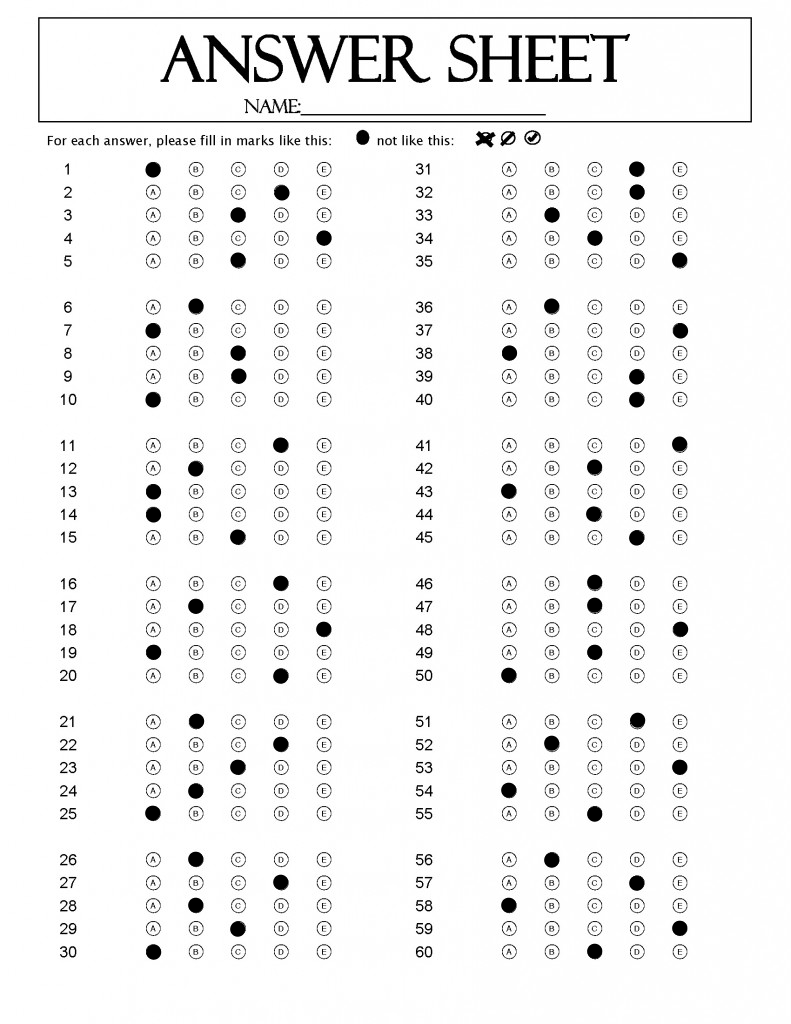
#> input picture grading/2000100_LeCongVinh_123.png, 791 x 1024 px, found by its file name; its folder holds 6 pictures in this run
$ python 'ques 1 - 4.py'
#> lines starting #> are read from the running program, lines starting #| are printed output that depends on the picture; after the words box and inside, x2 and y2 are one past the last pixel; in counts of white or black regions, pixels touching at a corner belong together
import cv2
import pandas as pd
import numpy as np
from helper import show_images
import os


def name(s2, j):
    fn = ""
    while s2[j].islower()==True:
        fn = s2[j] + fn
        j -= 1
    fn = s2[j] + fn
    sn = ""
    for k in range(j):
        sn = sn + s2[k]

    return fn, sn


# Create columns
df = pd.DataFrame(columns=['Student_ID', 'First_Name', 'Sur_Name', 'Code'])
lst = os.listdir("D:/data/grading")

id = []
cd = []
fst = []
sur = []
for i in range(0, len(lst)):
    s = lst[i]
    j = 0
    id.append("")
    while s[j] != "_":
        id[i] = id[i] + s[j]
        j += 1
    j += 1
    s2 = ""
    for h in range(j, len(s)):
        if s[h] == "_":
            j = h + 1
            break
        s2 = s2 + s[h]
    cd.append("")
    while j < len(s):
        cd[i] = cd[i] + s[j]
        j += 1
    cd[i] = cd[i][0:3]
    j = len(s2) - 1
    fn, sn = name(s2, j)

# create students_file to data_file
    sur.append("")
    fst.append("")
    fst[i] = fst[i]+fn
    sur[i] = sur[i]+sn

    df.loc[i, 'Student_ID'] = id[i]
    df.loc[i, 'Code'] = cd[i]
    df.loc[i, 'First_Name'] = fst[i]
    df.loc[i, 'Sur_Name'] = sur[i]

height = 800
width = 600
questions = 5
answers = 5

img = cv2.imread("D:/data/grading/2000100_LeCongVinh_123.png")
#> img is the input picture: shape (1024, 791, 3); min 0, max 255, mean 242.7
rimg = cv2.resize(img, (width, height))


def split_image(image):
    # make the number of rows and columns
    # a multiple of 5 (questions = answers = 5)
    r = len(image) // questions * questions
    c = len(image[0]) // answers * answers
    image = image[:r, :c]
    # split the image horizontally (row-wise)
    rows = np.vsplit(image, questions)
    boxes = []
    for row in rows:
        # split each row vertically (column-wise)
        cols = np.hsplit(row, answers)
        for box in cols:
            boxes.append(box)
    return boxes


def Character_table(j):
    if j == 0:
        print("A")
    elif j == 1:
        print("B")
    elif j == 2:
        print("C")
    elif j == 3:
        print("D")
    elif j == 4:
        print("E")


# Ques 3
doc_img = rimg[120:215, 105:263]
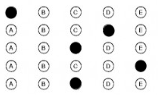
#> doc_img: shape (95, 158, 3); min 0, max 255, mean 236
gray = cv2.cvtColor(doc_img, cv2.COLOR_BGR2GRAY)
_, thresh = cv2.threshold(gray, 170, 255, cv2.THRESH_BINARY_INV)
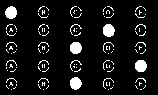
#> thresh: shape (95, 158); 8.6% white; 111 white regions (102 under 20 px), largest, box (x1, y1, x2, y2) and area: (103, 24, 115, 37) 123, (5, 6, 17, 19) 120, (135, 60, 147, 72) 118
boxes = split_image(thresh)
#> in split_image, `r = len(image) // questions * questions`: r = 95
#> in split_image, `c = len(image[0]) // answers * answers`: c = 155
#> in split_image, `image = image[:r, :c]`:
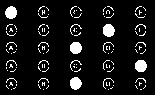
#> image: shape (95, 155); 8.7% white; 111 white regions (102 under 20 px), largest, box (x1, y1, x2, y2) and area: (103, 24, 115, 37) 123, (5, 6, 17, 19) 120, (135, 60, 147, 72) 118
#> in split_image, `rows = np.vsplit(image, questions)`: rows = 5 items
#> the loop in split_image, `for row in rows:` made 5 passes
#> after the loop in split_image, `for row in rows:`: boxes = 25 items
#> boxes = 25 items
print('The first 5 ans: ')
for h in range(0, questions):
    user_answer = None

    for j in range(answers):
        pixels = cv2.countNonZero(boxes[j + h * 5])
        if user_answer is None or pixels > user_answer[1]:
            user_answer = (j, pixels)
            s = j

    Character_table(s)
#> after the loop, s = 2


def ans1_30(jump):

    ans_img = rs_img[120 + (jump * 105):(220 + (jump * 110)), 100:260]
    gray = cv2.cvtColor(ans_img, cv2.COLOR_BGR2GRAY)
    _, thresh = cv2.threshold(gray, 170, 255, cv2.THRESH_BINARY_INV)

    boxes = split_image(thresh)
    # show_images(['test'],[thresh])
    for h in range(0, questions):
        user_answer = None

        for j in range(answers):
            pixels = cv2.countNonZero(boxes[j + h * 5])
            if user_answer is None or pixels > user_answer[1]:
                user_answer = (j, pixels)
                s = j
        Character_table(s)


def ans31_60(jump):
    ans_img = rs_img[120 + (jump * 105):(220 + (jump * 110)), 375:530]
    gray = cv2.cvtColor(ans_img, cv2.COLOR_BGR2GRAY)
    _, thresh = cv2.threshold(gray, 170, 255, cv2.THRESH_BINARY_INV)

    boxes = split_image(thresh)

    for h in range(0, questions):
        user_answer = None
        for j in range(answers):
            pixels = cv2.countNonZero(boxes[j + h * 5])
            if user_answer is None or pixels > user_answer[1]:
                user_answer = (j, pixels)
                s = j
        Character_table(s)


# Ques 2: Generating Student.csv
#> (the run stopped early here; a loop or call above may not have finished)
